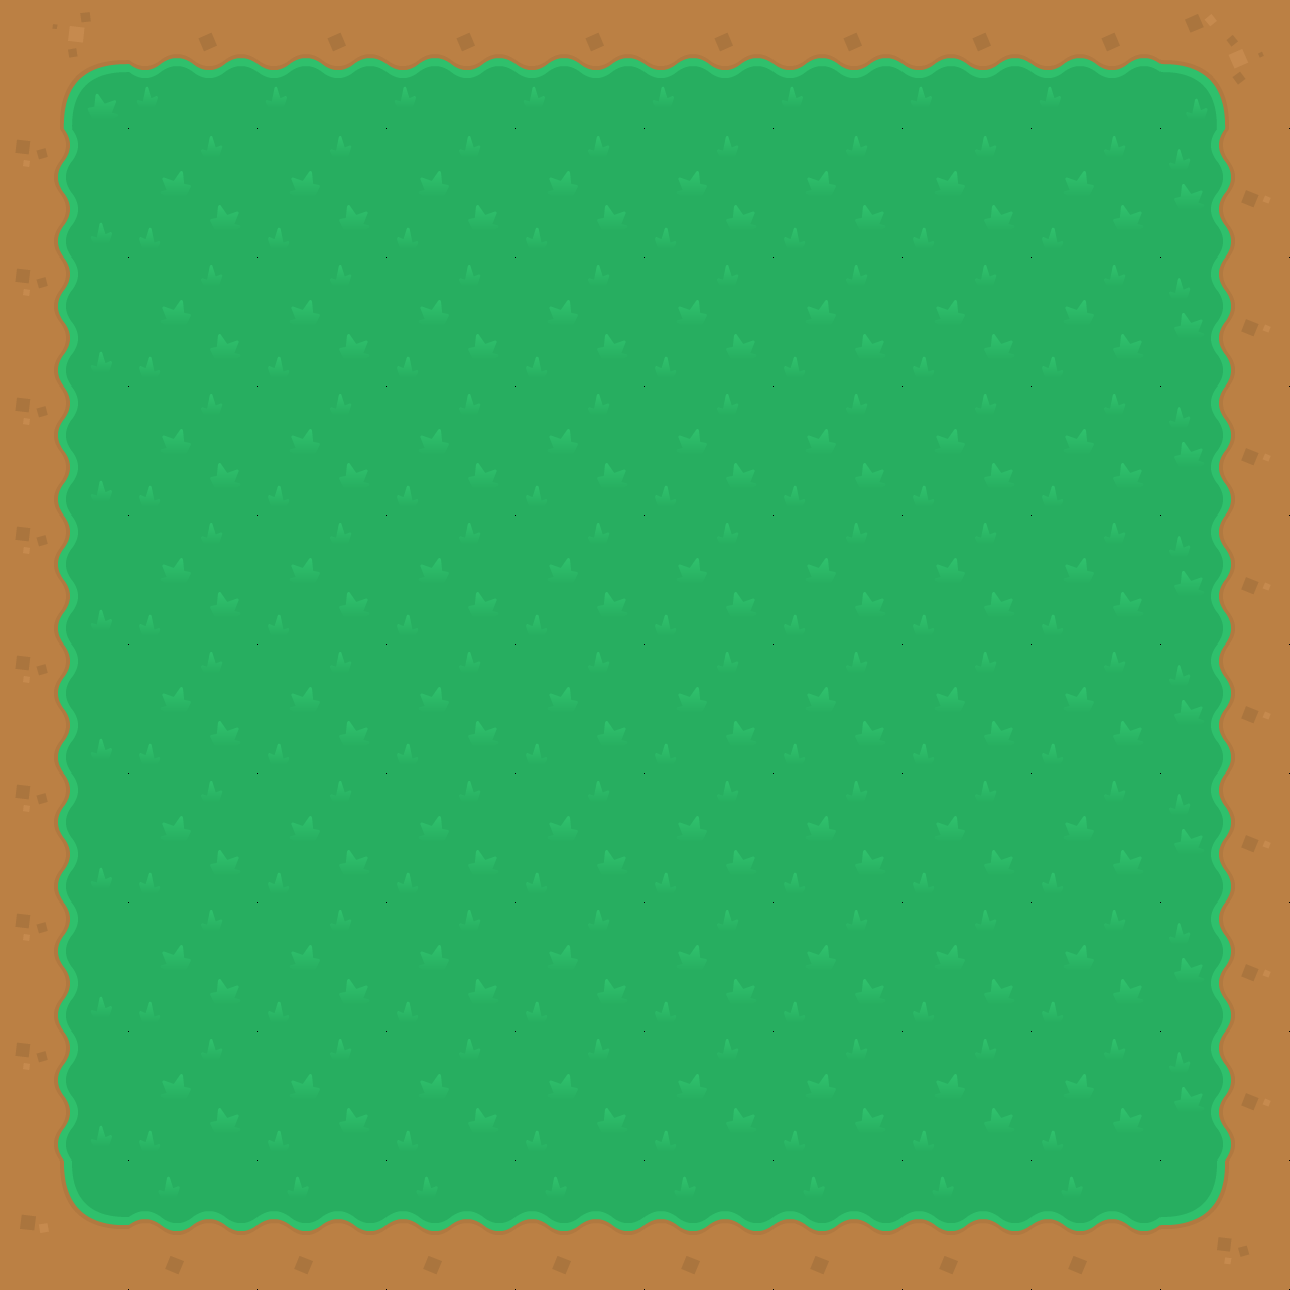

Rendered tile map (Tiled .tmx) drawn with the repository's tilesets; below, a short description and the full map source, tile grids included:
An orthogonal 10x10 tile map with 129x129 px tiles, 2 tile layers (Grass, Wall), 2 tilesets and 4 objects.

<map version="1.0" tiledversion="1.1.2" orientation="orthogonal" renderorder="right-down" width="10" height="10" tilewidth="129" tileheight="129" infinite="0" nextobjectid="21">
 <tileset firstgid="1" source="tileset.tsx" />
 <tileset firstgid="466" source="tileset.tsx" />
 <layer name="Grass" width="10" height="10">
  <data encoding="csv">
0,0,0,0,0,0,0,0,0,0,
0,70,70,70,70,70,70,70,70,0,
0,70,70,70,70,70,70,70,70,0,
0,70,70,70,70,70,70,70,70,0,
0,70,70,70,70,70,70,70,70,0,
0,70,70,70,70,70,70,70,70,0,
0,70,70,70,70,70,70,70,70,0,
0,70,70,70,70,70,70,70,70,0,
0,70,70,70,70,70,70,70,70,0,
0,0,0,0,0,0,0,0,0,0
</data>
 </layer>
 <objectgroup name="WallObject">
  <object id="17" x="0" y="1209.6" width="1287.95" height="83.2517" />
  <object id="18" x="0" y="0" width="68.5602" height="1292.85" />
  <object id="19" x="4.89716" y="0" width="1278.16" height="93.046" />
  <object id="20" x="1190.01" y="9.79432" width="97.9432" height="1268.36" />
 </objectgroup>
 <layer name="Wall" width="10" height="10">
  <data encoding="csv">
39,8,8,8,8,8,8,8,8,441,
318,0,0,0,0,0,0,0,0,256,
318,0,0,0,0,0,0,0,0,256,
318,0,0,0,0,0,0,0,0,256,
318,0,0,0,0,0,0,0,0,256,
318,0,0,0,0,0,0,0,0,256,
318,0,0,0,0,0,0,0,0,256,
318,0,0,0,0,0,0,0,0,256,
318,0,0,0,0,0,0,0,0,256,
163,132,132,132,132,132,132,132,132,101
</data>
 </layer>
</map>
